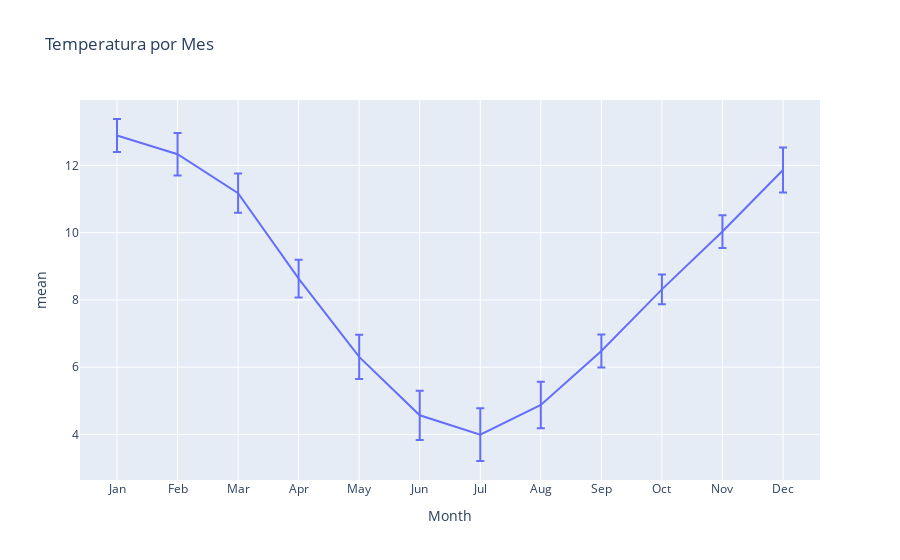

This figure's notebook cell:
### Code cell
px.line(chile_t_stats.reset_index(), 
        x='Month', 
        y='mean', 
        error_y='std', 
        title='Temperatura por Mes')

### Figure 1 — Plotly figure (JSON) as saved in the notebook; plotly's stock layout.template omitted (floating-point values rounded to 4 significant figures)
{"data": [{"error_y": {"array": [0.4897, 0.6347, 0.5834, 0.5619, 0.6581, 0.7319, 0.7827, 0.6942, 0.4921, 0.4431, 0.4878, 0.6693]}, "hovertemplate": "Month=%{x}<br>mean=%{y}<extra></extra>", "legendgroup": "", "line": {"color": "#636efa", "dash": "solid"}, "marker": {"symbol": "circle"}, "mode": "lines", "name": "", "orientation": "v", "showlegend": false, "type": "scatter", "x": ["Jan", "Feb", "Mar", "Apr", "May", "Jun", "Jul", "Aug", "Sep", "Oct", "Nov", "Dec"], "xaxis": "x", "y": [12.89, 12.33, 11.18, 8.633, 6.305, 4.567, 3.991, 4.874, 6.479, 8.313, 10.03, 11.86], "yaxis": "y"}], "layout": {"autosize": true, "legend": {"tracegroupgap": 0}, "title": {"text": "Temperatura por Mes"}, "xaxis": {"anchor": "y", "autorange": true, "domain": [0, 1], "range": [-0.6111, 11.61], "title": {"text": "Month"}, "type": "category"}, "yaxis": {"anchor": "x", "autorange": true, "domain": [0, 1], "range": [2.643, 13.94], "title": {"text": "mean"}, "type": "linear"}}}
